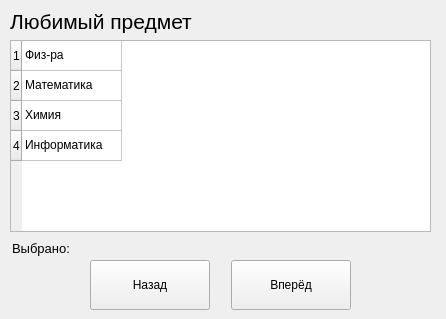
<?xml version="1.0" encoding="UTF-8"?>
<ui version="4.0">
 <class>MainWindow</class>
 <widget class="QMainWindow" name="MainWindow">
  <property name="geometry">
   <rect>
    <x>0</x>
    <y>0</y>
    <width>446</width>
    <height>319</height>
   </rect>
  </property>
  <property name="minimumSize">
   <size>
    <width>446</width>
    <height>319</height>
   </size>
  </property>
  <property name="maximumSize">
   <size>
    <width>446</width>
    <height>319</height>
   </size>
  </property>
  <property name="windowTitle">
   <string>MainWindow</string>
  </property>
  <widget class="QWidget" name="centralwidget">
   <widget class="QLabel" name="label_task">
    <property name="geometry">
     <rect>
      <x>10</x>
      <y>6</y>
      <width>301</width>
      <height>31</height>
     </rect>
    </property>
    <property name="font">
     <font>
      <family>Segoe UI</family>
      <pointsize>16</pointsize>
     </font>
    </property>
    <property name="text">
     <string>Любимый предмет</string>
    </property>
   </widget>
   <widget class="QLabel" name="label_img">
    <property name="geometry">
     <rect>
      <x>230</x>
      <y>42</y>
      <width>201</width>
      <height>191</height>
     </rect>
    </property>
    <property name="text">
     <string/>
    </property>
   </widget>
   <widget class="QLabel" name="label_selected">
    <property name="geometry">
     <rect>
      <x>12</x>
      <y>240</y>
      <width>271</width>
      <height>16</height>
     </rect>
    </property>
    <property name="font">
     <font>
      <family>Segoe UI</family>
      <pointsize>10</pointsize>
     </font>
    </property>
    <property name="text">
     <string>Выбрано:</string>
    </property>
   </widget>
   <widget class="QPushButton" name="btn_back">
    <property name="geometry">
     <rect>
      <x>90</x>
      <y>260</y>
      <width>120</width>
      <height>50</height>
     </rect>
    </property>
    <property name="font">
     <font>
      <family>Segoe UI</family>
     </font>
    </property>
    <property name="text">
     <string>Назад</string>
    </property>
   </widget>
   <widget class="QPushButton" name="btn_next">
    <property name="geometry">
     <rect>
      <x>231</x>
      <y>260</y>
      <width>120</width>
      <height>50</height>
     </rect>
    </property>
    <property name="font">
     <font>
      <family>Segoe UI</family>
     </font>
    </property>
    <property name="text">
     <string>Вперёд</string>
    </property>
   </widget>
   <widget class="QTableWidget" name="tableWidget">
    <property name="geometry">
     <rect>
      <x>10</x>
      <y>40</y>
      <width>421</width>
      <height>192</height>
     </rect>
    </property>
    <property name="rowCount">
     <number>4</number>
    </property>
    <property name="columnCount">
     <number>1</number>
    </property>
    <attribute name="horizontalHeaderVisible">
     <bool>false</bool>
    </attribute>
    <row/>
    <row/>
    <row/>
    <row/>
    <column/>
    <item row="0" column="0">
     <property name="text">
      <string>Физ-ра</string>
     </property>
    </item>
    <item row="1" column="0">
     <property name="text">
      <string>Математика</string>
     </property>
    </item>
    <item row="2" column="0">
     <property name="text">
      <string>Химия</string>
     </property>
    </item>
    <item row="3" column="0">
     <property name="text">
      <string>Информатика</string>
     </property>
    </item>
   </widget>
  </widget>
 </widget>
 <resources/>
 <connections/>
</ui>
